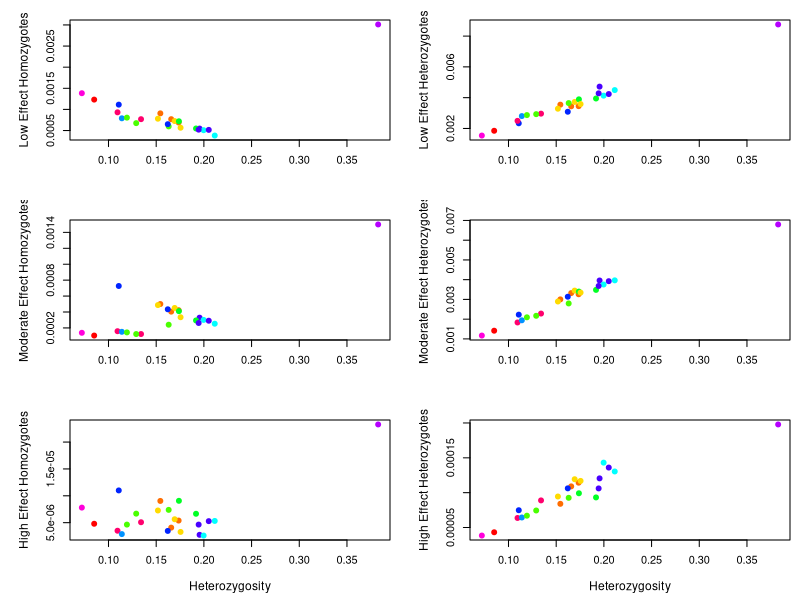
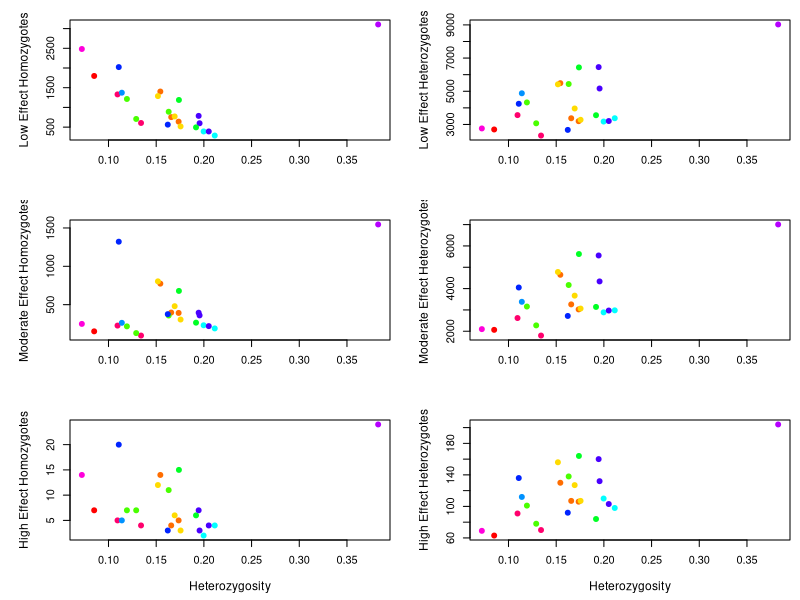
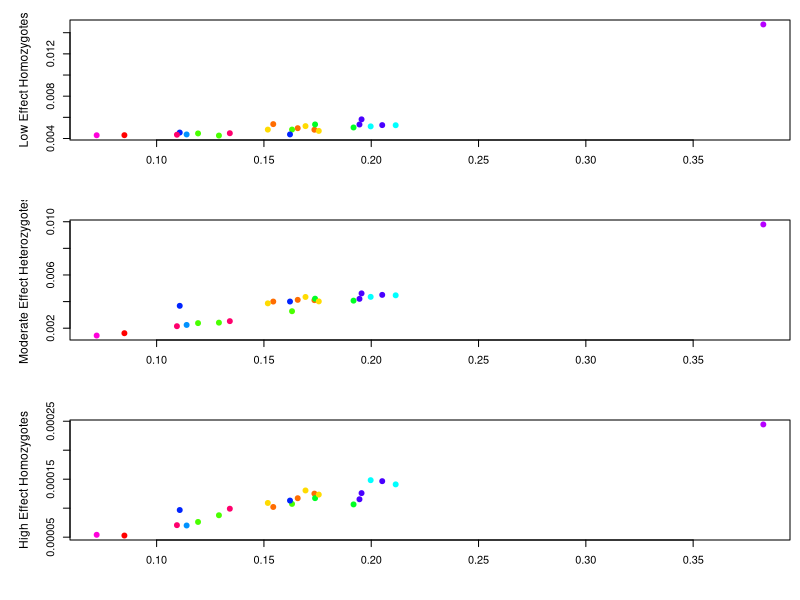

Here is the R script that generated these plots, in order: (Note: this script raises an error after producing the figures.)
snpeff=read.csv("analysis_outputs/SnpEffdata.csv",header=TRUE)
indids=read.table("metadata/WGS_indnums.txt",header=FALSE)
snpeff$indids=indids

indsitesWGS=read.csv("metadata/indlist_WGS.csv",header=T)
indsitesWGS$ind=gsub("Ecr0","",indsitesWGS$ind)

snpeff$meta=indsitesWGS$meta

metalist=read.csv("metadata/metalist2.csv",header=F)
metalist$V2=rainbow(n=14)

snpeff$col=metalist$V2[match(snpeff$meta,metalist$V1)]

snpeff$nullHo=snpeff$null_het/(snpeff$null_homref+snpeff$null_homalt+snpeff$null_het)
snpeff$nullsites=snpeff$null_homref+snpeff$null_homalt+snpeff$null_het
snpeff$lowalleles=snpeff$low_het+2*snpeff$low_hom
snpeff$modalleles=snpeff$mod_het+2*snpeff$mod_hom
snpeff$highalleles=snpeff$high_het+2*snpeff$high_hom

#plot(snpeff$nullHo,snpeff$low_hom)
#plot(snpeff$nullHo,snpeff$low_het)
#plot(snpeff$nullHo,snpeff$mod_hom)
#plot(snpeff$nullHo,snpeff$mod_het)
#plot(snpeff$nullHo,snpeff$high_hom)
#plot(snpeff$nullHo,snpeff$high_het)

snpeff$low_homprop=snpeff$low_hom/snpeff$nullsites
snpeff$low_hetprop=snpeff$low_het/snpeff$nullsites
snpeff$mod_homprop=snpeff$mod_hom/snpeff$nullsites
snpeff$mod_hetprop=snpeff$mod_het/snpeff$nullsites
snpeff$high_homprop=snpeff$high_hom/snpeff$nullsites
snpeff$high_hetprop=snpeff$high_het/snpeff$nullsites

snpeff$low_alleleprop=snpeff$lowalleles/snpeff$nullsites
snpeff$mod_alleleprop=snpeff$modalleles/snpeff$nullsites
snpeff$high_alleleprop=snpeff$highalleles/snpeff$nullsites

snpeff$null_homprop=(snpeff$null_homref+snpeff$null_homalt)/snpeff$nullsites
snpeff$null_hetprop=snpeff$null_het/snpeff$nullsites

#plot(snpeff$nullHo,snpeff$low_homprop)
#plot(snpeff$nullHo,snpeff$low_hetprop)
#plot(snpeff$nullHo,snpeff$mod_homprop)
#plot(snpeff$nullHo,snpeff$mod_hetprop)
#plot(snpeff$nullHo,snpeff$high_homprop)
#plot(snpeff$nullHo,snpeff$high_hetprop)
#plot(snpeff$nullHo,snpeff$null_homprop)
#plot(snpeff$nullHo,snpeff$null_hetprop)

#plot(snpeff$nullHo,snpeff$low_alleleprop)
#plot(snpeff$nullHo,snpeff$mod_alleleprop)
#plot(snpeff$nullHo,snpeff$high_alleleprop)

par(mai=c(0.6,0.7,0.2,0.1),mfrow=c(3,2))
plot(snpeff$nullHo,snpeff$low_homprop,xlab="",ylab="Low Effect Homozygotes",pch=19,col=snpeff$col,cex.lab=1.1)
plot(snpeff$nullHo,snpeff$low_hetprop,xlab="",ylab="Low Effect Heterozygotes",pch=19,col=snpeff$col,cex.lab=1.1)
plot(snpeff$nullHo,snpeff$mod_homprop,xlab="",ylab="Moderate Effect Homozygotes",pch=19,col=snpeff$col,cex.lab=1.1)
plot(snpeff$nullHo,snpeff$mod_hetprop,xlab="",ylab="Moderate Effect Heterozygotes",pch=19,col=snpeff$col,cex.lab=1.1)
plot(snpeff$nullHo,snpeff$high_homprop,xlab="Heterozygosity",ylab="High Effect Homozygotes",pch=19,col=snpeff$col,cex.lab=1.1)
plot(snpeff$nullHo,snpeff$high_hetprop,xlab="Heterozygosity",ylab="High Effect Heterozygotes",pch=19,col=snpeff$col,cex.lab=1.1)

par(mai=c(0.6,0.7,0.2,0.1),mfrow=c(3,2))
plot(snpeff$nullHo,snpeff$low_hom,xlab="",ylab="Low Effect Homozygotes",pch=19,col=snpeff$col,cex.lab=1.1)
plot(snpeff$nullHo,snpeff$low_het,xlab="",ylab="Low Effect Heterozygotes",pch=19,col=snpeff$col,cex.lab=1.1)
plot(snpeff$nullHo,snpeff$mod_hom,xlab="",ylab="Moderate Effect Homozygotes",pch=19,col=snpeff$col,cex.lab=1.1)
plot(snpeff$nullHo,snpeff$mod_het,xlab="",ylab="Moderate Effect Heterozygotes",pch=19,col=snpeff$col,cex.lab=1.1)
plot(snpeff$nullHo,snpeff$high_hom,xlab="Heterozygosity",ylab="High Effect Homozygotes",pch=19,col=snpeff$col,cex.lab=1.1)
plot(snpeff$nullHo,snpeff$high_het,xlab="Heterozygosity",ylab="High Effect Heterozygotes",pch=19,col=snpeff$col,cex.lab=1.1)



par(mai=c(0.6,0.7,0.2,0.1),mfrow=c(3,1))
plot(snpeff$nullHo,(2*snpeff$low_hom+snpeff$low_het)/snpeff$nullsites,xlab="",ylab="Low Effect Homozygotes",pch=19,col=snpeff$col,cex.lab=1.1)
plot(snpeff$nullHo,(2*snpeff$mod_hom+snpeff$mod_het)/snpeff$nullsites,xlab="",ylab="Moderate Effect Heterozygotes",pch=19,col=snpeff$col,cex.lab=1.1)
plot(snpeff$nullHo,(2*snpeff$high_hom+snpeff$high_het)/snpeff$nullsites,xlab="",ylab="High Effect Homozygotes",pch=19,col=snpeff$col,cex.lab=1.1)

snpeff$col=rohandat$col
snpeffnoSpring=snpeff[-18,]


snpeff$lowpersnp=(2*snpeff$low_hom+snpeff$low_het)/snpeff$nullsites
snpeff$highpersnp=(2*snpeff$high_hom+snpeff$high_het)/snpeff$nullsites
snpeff$modpersnp=(2*snpeff$mod_hom+snpeff$mod_het)/snpeff$nullsites


par(mai=c(0.6,0.7,0.2,0.1),mfrow=c(1,3))
plot(snpeff$nullHo,(2*snpeff$low_hom+snpeff$low_het)/snpeff$nullsites,xlab="",ylab="Low Effect Alleles / SNP",pch=19,col=snpeff$col,cex=2,cex.axis=1.2,cex.lab=1.5)
lowlm=lm(lowpersnp~nullHo,data=snpeff)
abline(lowlm,lty=2)
plot(snpeff$nullHo,(2*snpeff$mod_hom+snpeff$mod_het)/snpeff$nullsites,ylab="Moderate Effect Alleles / SNP",xlab="Heterozygosity",pch=19,col=snpeff$col,cex=2,cex.axis=1.2,cex.lab=1.5)
modlm=lm(modpersnp~nullHo,data=snpeff)
abline(modlm,lty=2)
plot(snpeff$nullHo,(2*snpeff$high_hom+snpeff$high_het)/snpeff$nullsites,ylab="High Effect Alleles / SNP",xlab="",pch=19,col=snpeff$col,cex=2,cex.axis=1.2,cex.lab=1.5)
highlm=lm(highpersnp~nullHo,data=snpeff)
abline(highlm,lty=2)

par(mai=c(0.6,0.7,0.2,0.1),mfrow=c(1,3))

cols=c("#E5C494","#FC8D62","#FC8D62","#FC8D62","#E5C494","#66C2A5","#A6D854","#E5C494","#8DA0CB","#66C2A5","#E78AC3","#E78AC3","#8DA0CB","#8DA0CB","#66C2A5CC","#8DA0CB","#E5C494","#B3B3B3","#E5C494","#A6D854","#8DA0CB","#FFD92F","#FFD92F","#8DA0CB")
tcols=adjust_transparency(cols,alpha=0.8)
shapes=c(21,21,21,21,22,21,21,22,21,21,21,21,22,22,21,23,21,21,21,21,21,21,22,21)
sizes=(shapes/10.5)+((shapes-21)*0.3)

cols_nospring=c("#E5C494","#FC8D62","#FC8D62","#FC8D62","#E5C494","#66C2A5","#A6D854","#E5C494","#8DA0CB","#66C2A5","#E78AC3","#E78AC3","#8DA0CB","#8DA0CB","#66C2A5CC","#8DA0CB","#E5C494","#E5C494","#A6D854","#8DA0CB","#FFD92F","#FFD92F","#8DA0CB")
tcols_nospring=adjust_transparency(cols_nospring,alpha=0.8)
shapes_nospring=c(21,21,21,21,22,21,21,22,21,21,21,21,22,22,21,23,21,21,21,21,21,22,21)
sizes_nospring=(shapes/10.5)+((shapes-21)*0.3)

snpeffnoSpring$cols=tcols_nospring
snpeffnoSpring$shapes=shapes_nospring

snpeff$cols=tcols
snpeff$shapes=shapes


plot(snpeff$nullHo,(2*snpeff$low_hom+snpeff$low_het)/snpeff$nullsites,xlab="",ylab="Low Effect Alleles / SNP",pch=shapes,bg=tcols,cex=2,cex.axis=1.2,cex.lab=1.5)
lowlm=lm(lowpersnp~nullHo,data=snpeff)
abline(lowlm,lty=2)
plot(snpeff$nullHo,(2*snpeff$mod_hom+snpeff$mod_het)/snpeff$nullsites,ylab="Moderate Effect Alleles / SNP",xlab="Heterozygosity",pch=shapes,bg=tcols,cex=2,cex.axis=1.2,cex.lab=1.5)
modlm=lm(modpersnp~nullHo,data=snpeff)
abline(modlm,lty=2)
plot(snpeff$nullHo,(2*snpeff$high_hom+snpeff$high_het)/snpeff$nullsites,ylab="High Effect Alleles / SNP",xlab="",pch=shapes,bg=tcols,cex=2,cex.axis=1.2,cex.lab=1.5)
highlm=lm(highpersnp~nullHo,data=snpeff)
abline(highlm,lty=2)


snpeff$metafactor=factor(c("South Fork Ninnescah","Chikaskia","Chikaskia","Chikaskia","North Fork Ninnescah","Cimarron","Salt Fork","North Fork Ninnescah","Lower Arkansas","Cimarron","Medicine Lodge","Medicine Lodge","Walnut","Walnut","Cimarron","Rattlesnake","South Fork Ninnescah","Spring","South Fork Ninnescah","Salt Fork","Lower Arkansas","Big Sandy / Rush","Upper Arkansas","Lower Arkansas"),levels=c("Big Sandy / Rush","Upper Arkansas","Walnut","Rattlesnake","Lower Arkansas","Salt Fork","Cimarron","Chikaskia","Medicine Lodge","North Fork Ninnescah","South Fork Ninnescah","Spring"))

par(mai=c(0.1,0.6,0.2,0.1),oma=c(0,2,0,0),mfrow=c(3,1))

plot(x=NULL,y=NULL,xlim=c(1,12),ylim=c(0.00005,0.00025),ylab="High Effect",xlab="",cex.axis=1,cex.lab=1.5,xaxt='n')
points(snpeff$metafactor,(2*snpeff$high_hom+snpeff$high_het)/snpeff$nullsites,pch=shapes,bg=tcols,cex=2)

plot(x=NULL,y=NULL,xlim=c(1,12),ylim=c(0.001,0.0105),ylab="Moderate Effect",xlab="",cex.axis=1,cex.lab=1.5,xaxt='n')
points(snpeff$metafactor,(2*snpeff$mod_hom+snpeff$mod_het)/snpeff$nullsites,pch=shapes,bg=tcols,cex=2)

plot(x=NULL,y=NULL,xlim=c(1,12),ylim=c(0.004,0.017),ylab="Low Effect",xlab="",cex.axis=1,cex.lab=1.5,xaxt='n')
points(snpeff$metafactor,(2*snpeff$low_hom+snpeff$low_het)/snpeff$nullsites,pch=shapes,bg=tcols,cex=2)

mtext('Alleles/SNP',at=.5,side=2,outer=T,cex=1)
#mtext(c("Big Sandy / Rush","Upper Arkansas","Walnut","Rattlesnake","Lower Arkansas","Salt Fork","Cimarron","Chikaskia","Medicine Lodge","North Fork Ninnescah","South Fork Ninnescah","Spring"),at=seq(1,12)/12,side=1,srt=45,outer=T,xpd=NA)
